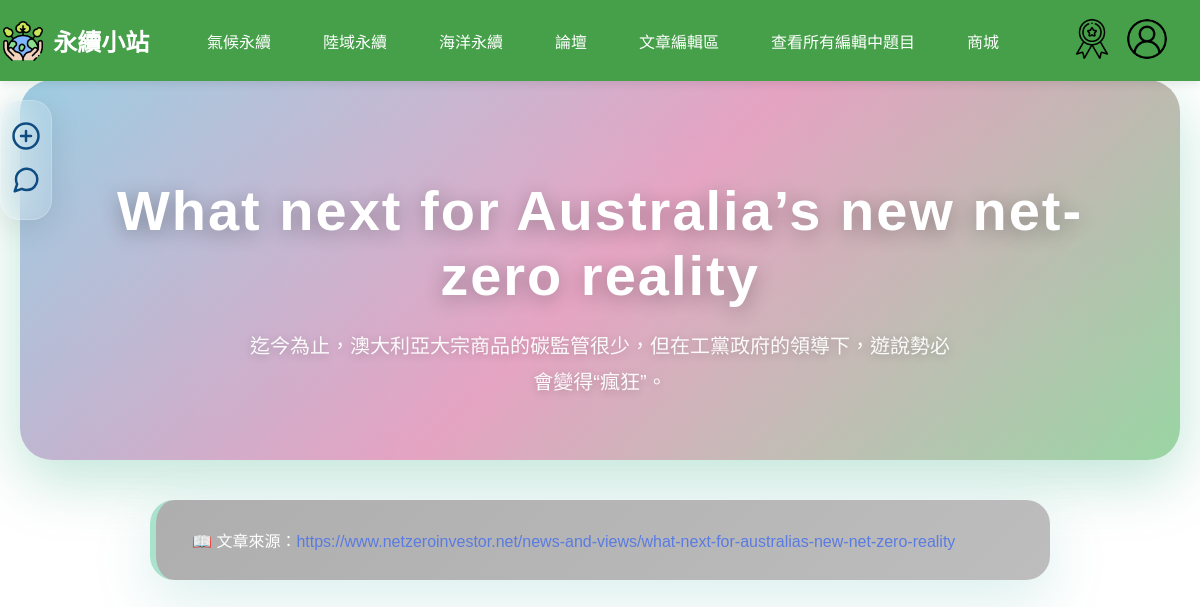
/php/article.php?id=28 (signed in), run on the app's committed database.
### tables this page shows
CREATE TABLE `article` (
  `ArticleID` int(11) NOT NULL COMMENT '文章編號 (PK)',
  `Title` varchar(100) NOT NULL COMMENT '標題',
  `Category` varchar(50) NOT NULL COMMENT '分類',
  `ImageURL` varchar(255) DEFAULT NULL COMMENT '圖片網址',
  `Description` text DEFAULT NULL COMMENT '簡介',
  `ArticleURL` varchar(255) NOT NULL COMMENT '文章網址',
  `UserID` int(11) NOT NULL,
  `Content` longtext DEFAULT NULL COMMENT '文章內容',
  `created_at` timestamp NOT NULL DEFAULT current_timestamp(),
  `teacher_summary` longtext DEFAULT NULL COMMENT '老師重點整理'
);

### php/article.php (the view, shortened to what this page needs)
<!DOCTYPE html>
<html lang="zh-TW">
<head>
    <link rel="stylesheet" href="../css/1.css">
    <link rel="stylesheet" href="../css/nav3.css">
    <link rel="stylesheet" href="../css/article.css">
</head>
<body>
    <div class="floating-shapes">
    </div>
    <header>
        <?php include "nav.php"; ?>
    </header>
    <nav class="sidebar">
        <ul class="sidebar-links">
            <?php if (isset($_SESSION['login_session']) && $_SESSION['login_session'] === true): ?>
                <?php if ($_SESSION['role'] === 'Teacher'): ?>
                    <?php
                    $articleID = intval($_GET['id']);
                    ?>
                    <li><a href="deepseek-test.php?article_id=<?= $articleID; ?>"><img src="../img/new-quiz.svg" alt="新增測驗" title="新增測驗"></a></li>
                    <li><a href="luntan.php?article_id=<?= $articleID; ?>"><img src="../img/share.svg" alt="貼文區" title="貼文區"></a></li>
                <?php elseif ($_SESSION['role'] === 'Student'): ?>
                    <li><a href="quiz.php?article_id=<?= $_GET['id']; ?>"><img src="../img/quiz.svg" alt="測驗" title="測驗"></a></li>
                    <li><a href="luntan.php?article_id=<?= $_GET['id']; ?>"><img src="../img/share.svg" alt="貼文區" title="貼文區"></a></li>
                <?php endif; ?>
            <?php endif; ?>
        </ul>
    </nav>
    <div class="content">
        <?php
        if (isset($_GET['id'])) {
            $id = intval($_GET['id']);
            $stmt = $conn->prepare("SELECT Title, Description, teacher_summary, ArticleURL FROM article WHERE ArticleID = ?");
            $stmt->bind_param("i", $id);
            $stmt->execute();
            $result = $stmt->get_result();
            if ($row = $result->fetch_assoc()) {
                echo '<div class="article-header">';
                echo '<h1 class="article-title">' . htmlspecialchars($row['Title']) . '</h1>';
                echo '<p class="article-description">' . nl2br(htmlspecialchars($row['Description'])) . '</p>';
                echo '</div>';
                echo '<div class="article-source scroll-reveal"><span style="color:white;">📖 文章來源：</span><a href="' . htmlspecialchars($row['ArticleURL']) . '" target="_blank">' . htmlspecialchars($row['ArticleURL']) . '</a></div>';
            } else {
                echo '<div class="article-ai-section">';
                echo '<p style="text-align: center; color: #666;">找不到該文章</p>';
                echo '</div>';
            }
        } else {
            echo '<div class="article-ai-section">';
            echo '<p style="text-align: center; color: #666;">請選擇要查看的文章</p>';
            echo '</div>';
        }
        ?>
    </div>
</body>
</html>

### css/1.css (style rules this page uses)
body { margin: 0; padding: 0; font-family: Arial, sans-serif; background-color: #f5f5f5; }
.sidebar { position: fixed; top: 100px; left: 0; background-color: rgba(163, 209, 255, 0.4); padding: 10px; border-radius: 0 8px 8px 0; border: 2px solid #a3d1ff; border-left: none; box-shadow: 2px 2px 5px rgba(0, 0, 0, 0.2); z-index: 1000; }
.sidebar-links { list-style: none; padding: 0; margin: 0; }
.sidebar-links li { margin: 10px 0; }
.sidebar-links a { text-decoration: none; display: block; }
.sidebar-links img { height: 30px; width: auto; transition: opacity 0.3s; }
.content { margin: 150px 20px 20px 60px; padding: 20px; background-color: white; min-height: 500px; border-radius: 8px; box-shadow: 0 2px 5px rgba(0, 0, 0, 0.1); }
.content::before { content: ""; display: block; height: 60px; }

### css/nav3.css (style rules this page uses)
body, html { margin: 0; padding: 0; height: 100%; }

### css/article.css (style rules this page uses)
body { background: #f4f8fb; font-family: 'Noto Sans TC', 'Microsoft JhengHei', Arial, sans-serif; color: #222; margin: 0; padding: 0; }
.article-header { background: linear-gradient(135deg, #f28b8b 0%, #D0E7D2 100%); padding: 48px 36px 28px 36px; border-radius: 0 0 28px 28px; box-shadow: 0 6px 24px rgba(21, 101, 192, 0.18); margin-bottom: 40px; text-align: center; }
.article-title { font-size: 2.4rem; font-weight: 700; color: #fff; margin-bottom: 12px; letter-spacing: 1px; text-align: center; }
.article-description { font-size: 1.15rem; color: #fff; margin: 0 auto 8px auto; max-width: 700px; line-height: 1.7; text-align: center; }
.article-source { background: #1976d2; padding: 20px 32px; border-radius: 16px; border-left: 8px solid #4CAF50; color: #fff; margin: 0 auto 40px auto; max-width: 820px; box-shadow: 0 6px 24px rgba(33,150,243,0.18); font-size: 15px; }
.article-source a { color: #fff59d; text-decoration: underline; }

### data on the page
article: Title "What next for Australia’s new net-zero reality", Description "迄今為止，澳大利亞大宗商品的碳監管很少，但在工黨政府的領導下，遊說勢必會變得“瘋狂”。", ArticleURL "https://www.netzeroinvestor.net/news-and-views/what-next-for-australias-new-net-zero-reality"
